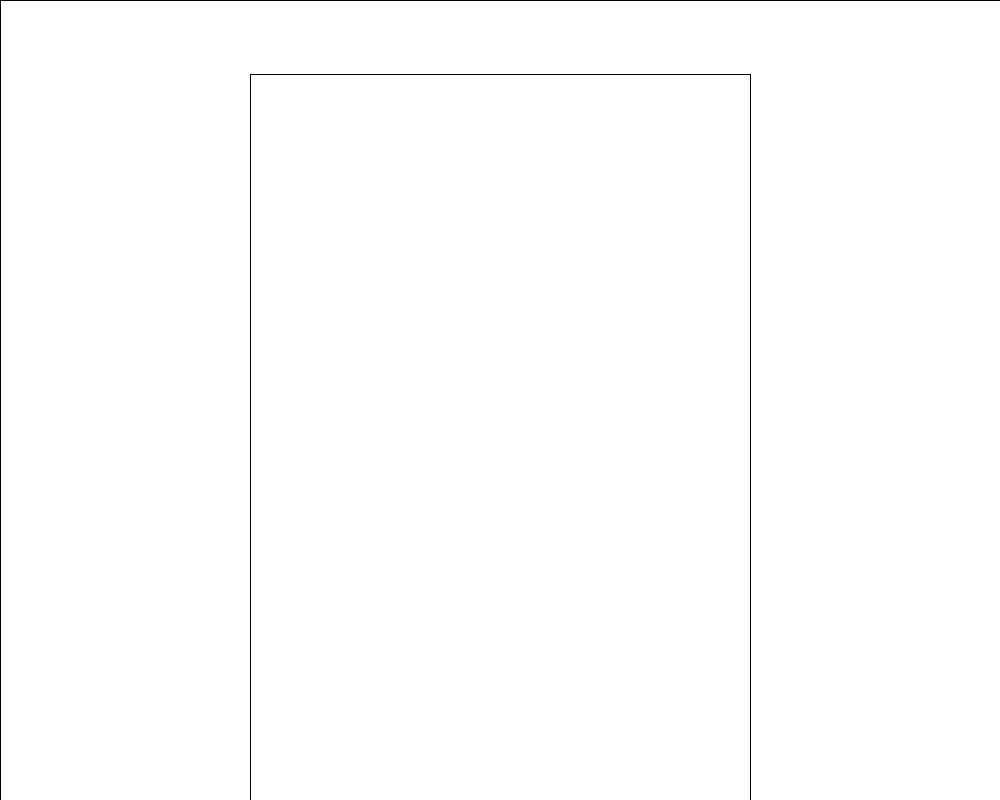
Frame 1 (no input)
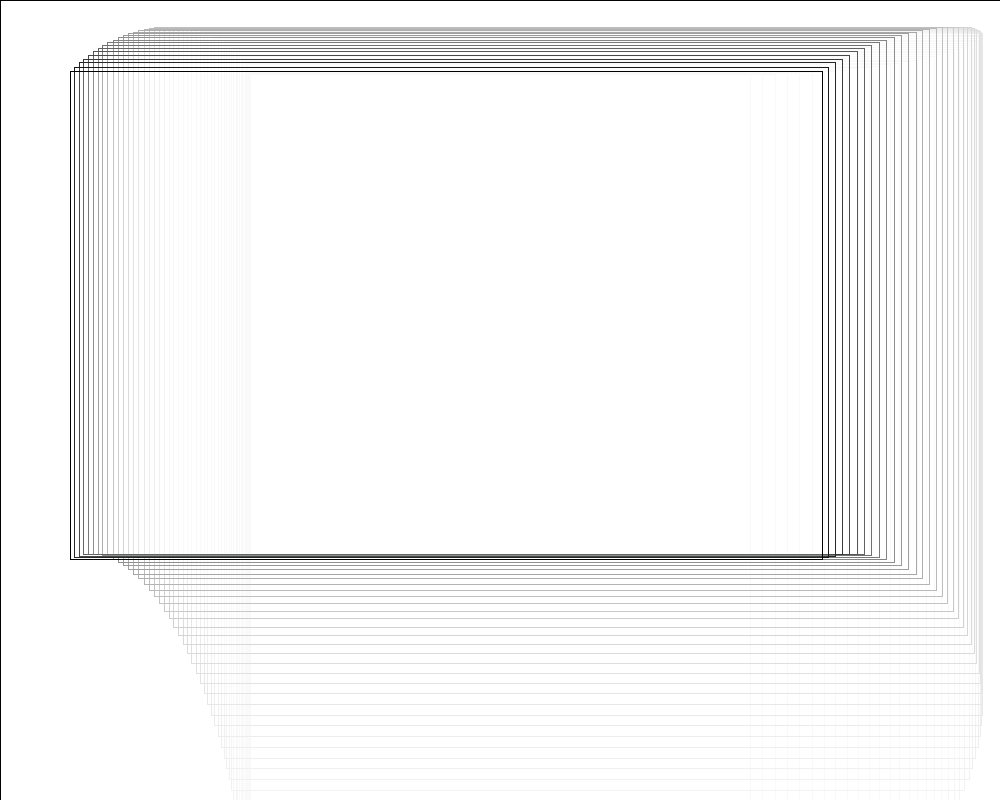
Frame 60 (the mouse pressed at the canvas centre just before this capture)
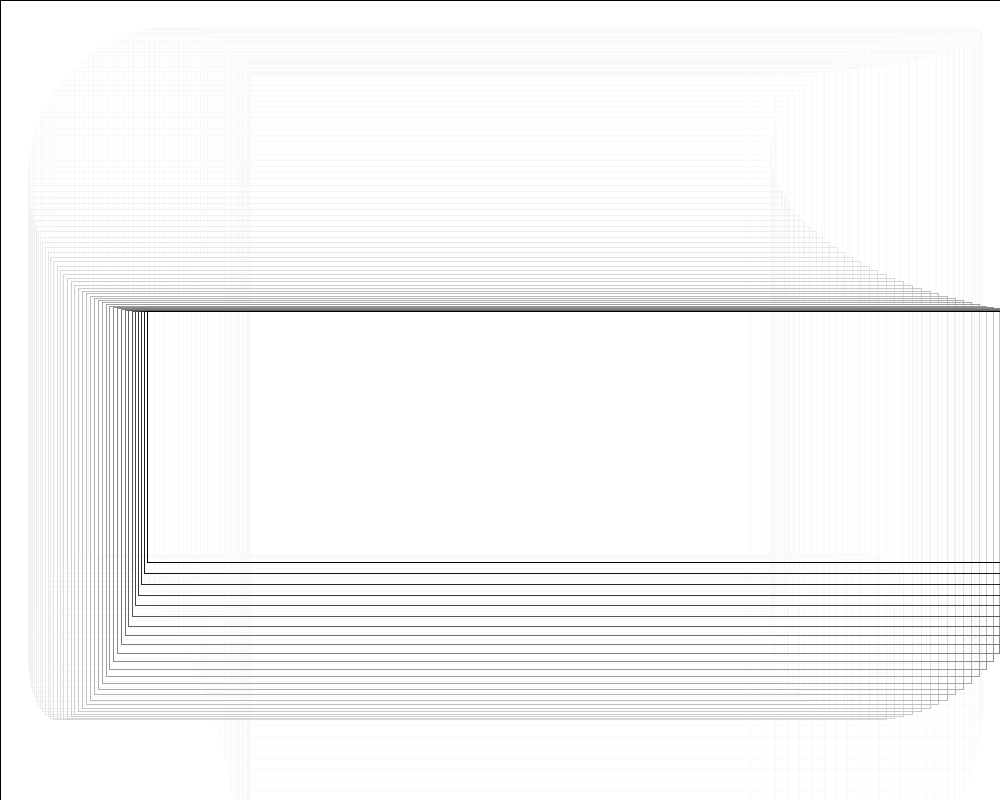
Frame 120 (the mouse held since frame 60 and released just before this capture)

The Processing sketch that drew these frames (run headless with seeded random() and noise(); from frame 60 on, the mouse is pressed at the canvas centre):

// Processing sketch: lines_square
// ── lines_square.pde
float x1,y1,x2,y2;

float a = 0;
float rad = 351;
float inc = TWO_PI/rad;

float a1 = 0;
float rad1 = 100;
float inc1 = TWO_PI/rad1;

float r=0;
float g=0;
float b=0;
float rinc = 1;
float ginc= 2;
float binc=3;

void setup(){
 size(1000,800); 
 background(255);
}

void draw(){
    rectMode(CORNER);
    fill(255,20);
    rect(0,0,width,height);
     
    x1 = sin(a1)*rad1+width/2;
    y1 = cos(a1)*rad1+height/2;
    x2 = x1+sin(a)*rad;
    y2 = y1+cos(a)*rad;
    
   
    
 // if(mousePressed == true){
    r += rinc;
    g += ginc;
    b += binc;
    if(r <=0 || r<=255){
      rinc = rinc*-1;
    }
      if(g <=0 || g<=255){
      ginc = ginc*-1;
    }
      if(b <=0 || b<=255){
      binc = binc*-1;
    }
    
    stroke(r,g,b);
    strokeWeight(1);
    rectMode(CENTER);
    rect(x1,y1,x2,y2);
    
    a+=inc;
    a1+=inc1;
  
    
   // }
  
  
}
